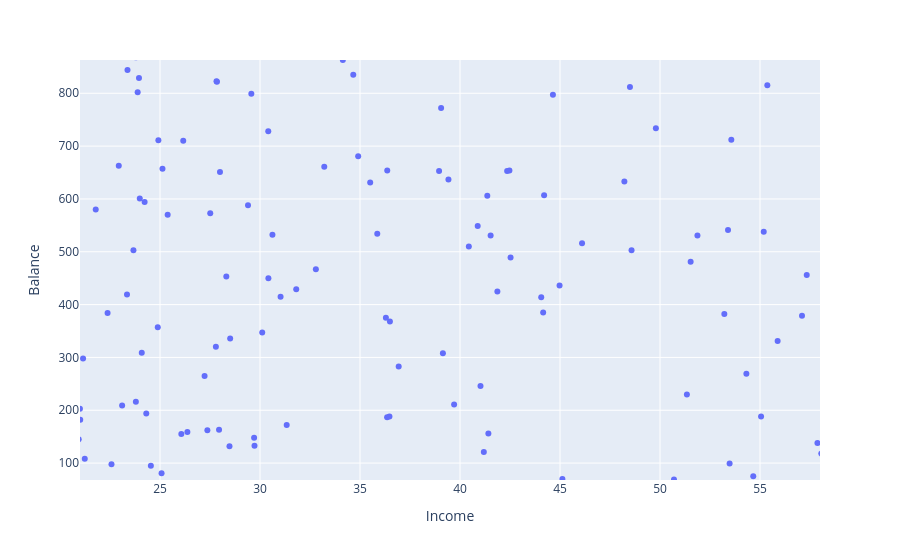

Write notebook code for a chart like this one.
### Code cell
px.scatter(df, x='Income', y='Balance', range_x=[21, 58], range_y=[68,863])  # range presi da describe

### Figure 1 — Plotly figure (JSON) as saved in the notebook; plotly's stock layout.template omitted (floating-point values rounded to 4 significant figures; data arrays with more than 128 entries replaced by an {"elided": "..."} marker saying what was removed)
{"data": [{"hovertemplate": "Income=%{x}<br>Balance=%{y}<extra></extra>", "legendgroup": "", "marker": {"color": "#636efa", "symbol": "circle"}, "mode": "markers", "name": "", "orientation": "v", "showlegend": false, "type": "scatter", "x": {"elided": "400 float values"}, "xaxis": "x", "y": {"elided": "400 int values"}, "yaxis": "y"}], "layout": {"legend": {"tracegroupgap": 0}, "margin": {"t": 60}, "xaxis": {"anchor": "y", "domain": [0, 1], "range": [21, 58], "title": {"text": "Income"}}, "yaxis": {"anchor": "x", "domain": [0, 1], "range": [68, 863], "title": {"text": "Balance"}}}}
